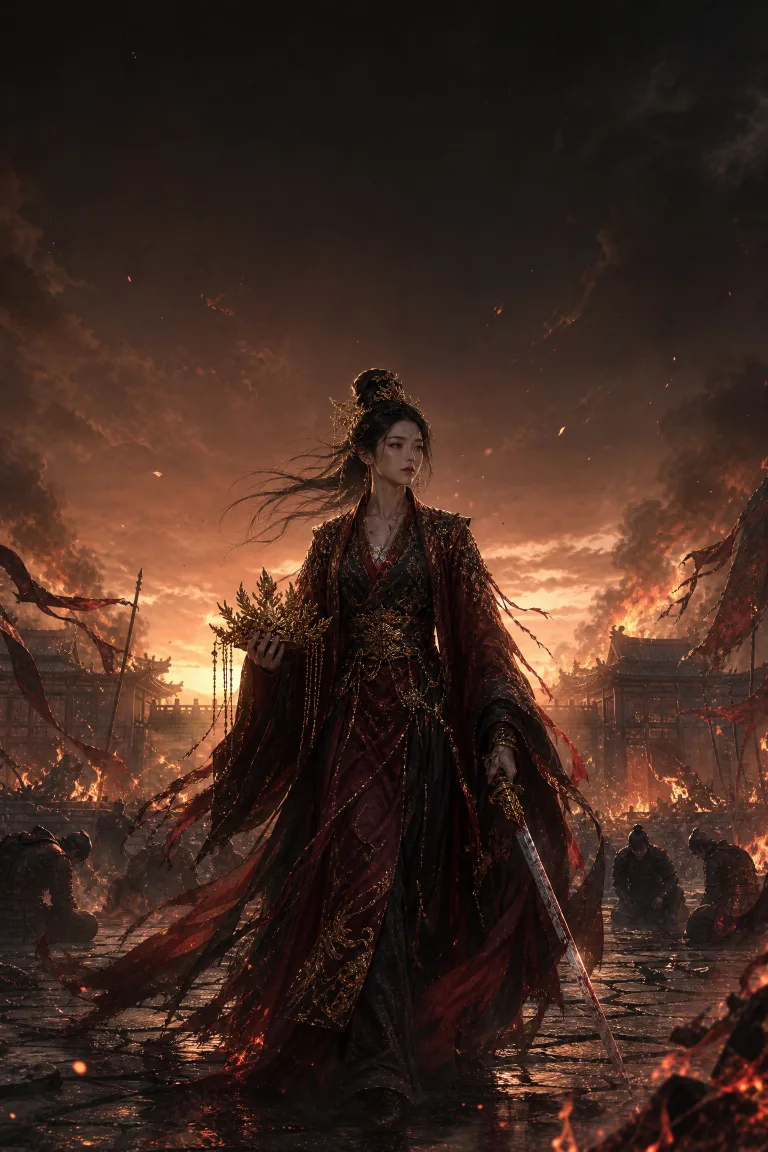
#> input picture dtt-webp-transfer/ALgsRcvAWSjAFeje-768x1152.webp, 768 x 1152 px
$ python cover_overlay_modern_card.py --input dtt-webp-transfer/ALgsRcvAWSjAFeje-768x1152.webp --output out.png --line1 dtt-webp-transfer/BKyNtlsZPSKnfTkR-768x1152.webp --line2 dtt-webp-transfer/BKyNtlsZPSKnfTkR-768x1152.webp --line3 dtt-webp-transfer/BKyNtlsZPSKnfTkR-768x1152.webp
#> lines starting #> are read from the running program, lines starting #| are printed output that depends on the picture
#!/usr/bin/env python3
# -*- coding: utf-8 -*-
"""
cover_overlay_modern_card.py — Modern Card Overlay Engine for doctieuthuyet.com
=================================================================================
Tạo ảnh bìa theo phong cách Card Hiện Đại giống Fanqie/TikTok:
- Không viền, tràn viền hoàn toàn (Full-bleed).
- Gradient tối mờ ở đỉnh và đáy để hiển thị text rõ nét.
- 3 dòng tiêu đề cực lớn, căn giữa ở nửa trên, màu sắc tương phản cao (Cyan, Red, Yellow, White).
- Đổ bóng chữ (Drop Shadow) và stroke đen cực dày để tạo độ nổi bật.
- Không có số chương (Ch.5 pill badge) như yêu cầu của khách hàng.
- Góc dưới bên trái: Biểu tượng con mắt + Lượt xem (ví dụ: 👁 53.4K)
- Góc dưới bên phải: Biểu tượng đồng hồ + Thời gian cập nhật (ví dụ: 🕒 2 giờ trước)
"""

import os
import sys
import argparse
from PIL import Image, ImageDraw, ImageFont, ImageFilter

CANVAS_SIZE = 2000

# ─── COLOR PALETTE ────────────────────────────────────────────────────────────
COLORS = {
    "white": (255, 255, 255, 255),
    "cyan": (0, 210, 255, 255),
    "red": (255, 40, 60, 255),
    "yellow": (255, 210, 0, 255),
    "black": (0, 0, 0, 255),
    "light_gray": (220, 220, 220, 255)
}

FONT_PATHS_BOLD = [
    "/System/Library/Fonts/Supplemental/Arial Bold.ttf",
    "/Library/Fonts/Arial Bold.ttf",
    "/System/Library/Fonts/HelveticaNeue.ttc",
    "/System/Library/Fonts/SFNS.ttf",
]

def load_bold_font(size):
    for p in FONT_PATHS_BOLD:
        if os.path.exists(p):
            try:
                return ImageFont.truetype(p, size=size)
            except Exception:
                continue
    return ImageFont.load_default()

def text_width(font, text):
    bbox = font.getbbox(text)
    return bbox[2] - bbox[0]

def text_height(font, text):
    bbox = font.getbbox(text)
    return bbox[3] - bbox[1]

# ─── GRADIENT OVERLAYS ────────────────────────────────────────────────────────
def apply_vertical_gradient(img: Image.Image, start_y: int, end_y: int, start_alpha: int, end_alpha: int) -> Image.Image:
    """Áp dụng lớp phủ gradient đen từ mờ sang trong suốt (hoặc ngược lại)"""
    gradient = Image.new("RGBA", (CANVAS_SIZE, CANVAS_SIZE), (0, 0, 0, 0))
    draw = ImageDraw.Draw(gradient)

    y_min = min(start_y, end_y)
    y_max = max(start_y, end_y)
    height = y_max - y_min

    for y in range(y_min, y_max):
        # Tính tỷ lệ phần trăm
        if start_y < end_y:
            t = (y - y_min) / height
        else:
            t = (y_max - y) / height

        alpha = int(start_alpha + (end_alpha - start_alpha) * t)
        draw.rectangle([(0, y), (CANVAS_SIZE, y + 1)], fill=(0, 0, 0, alpha))

    return Image.alpha_composite(img, gradient)

# ─── RENDER TEXT WITH ADVANCED DROP SHADOW & CRISP STROKE ─────────────────────
def draw_text_line(img: Image.Image, text: str, font, y: int, color, stroke_width=12) -> Image.Image:
    # 1. Tạo lớp bóng đổ nhòe (Blurred Drop Shadow) để chữ cực kỳ nổi
    shadow_layer = Image.new("RGBA", (CANVAS_SIZE, CANVAS_SIZE), (0, 0, 0, 0))
    sd = ImageDraw.Draw(shadow_layer)

    w = text_width(font, text)
    x = (CANVAS_SIZE - w) // 2

    # Vẽ stroke đen bóng dày
    for off in range(stroke_width * 2, 0, -2):
        a = int(220 * (1 - off / (stroke_width * 2)))
        sd.text((x + 6, y + 10), text, font=font, fill=(0, 0, 0, a),
                stroke_width=off, stroke_fill=(0, 0, 0, a))

    # Làm nhòe lớp bóng đổ
    shadow_layer = shadow_layer.filter(ImageFilter.GaussianBlur(radius=8))
    img = Image.alpha_composite(img, shadow_layer)

    # 2. Vẽ chữ thật kèm viền sắc nét đè lên trên
    d = ImageDraw.Draw(img)
    d.text((x, y), text, font=font, fill=color, stroke_width=stroke_width, stroke_fill=(0, 0, 0, 255))

    return img

def main():
    parser = argparse.ArgumentParser(description="Create modern TikTok/Fanqie style book cover overlay")
    parser.add_argument("--input", required=True, help="Input base image path")
    parser.add_argument("--output", required=True, help="Output image path")

    parser.add_argument("--line1", required=True, help="Line 1 text")
    parser.add_argument("--color1", default="white", choices=COLORS.keys(), help="Color of line 1")

    parser.add_argument("--line2", required=True, help="Line 2 text")
    parser.add_argument("--color2", default="red", choices=COLORS.keys(), help="Color of line 2")

    parser.add_argument("--line3", required=True, help="Line 3 text")
    parser.add_argument("--color3", default="yellow", choices=COLORS.keys(), help="Color of line 3")

    args = parser.parse_args()

    if not os.path.exists(args.input):
        print(f"❌ Input file not found: {args.input}")
        sys.exit(1)

    print(f"🎨 Processing modern card cover from: {args.input}")

    # Mở ảnh gốc và chỉnh cỡ chuẩn
    img = Image.open(args.input).convert("RGBA")
    img = img.resize((CANVAS_SIZE, CANVAS_SIZE), Image.Resampling.LANCZOS)
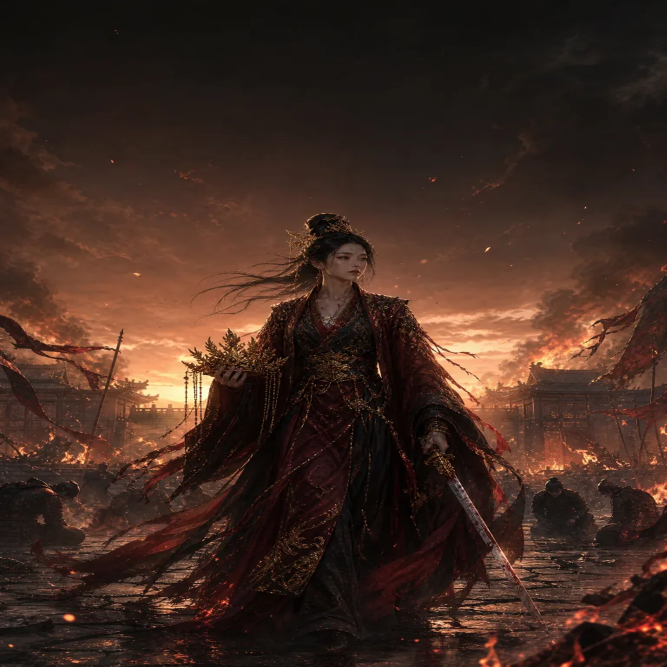
#> img: PIL image 2000x2000 RGBA (shown at 1/3 size); mean R, G, B, A 65.7, 42.5, 32.8, 255

    # 1. Áp dụng Gradient mờ tối ở Đỉnh (Top) và Đáy (Bottom)
    print("🌑 Applying premium gradient shadows...")
    img = apply_vertical_gradient(img, start_y=0, end_y=750, start_alpha=200, end_alpha=0)
#> in apply_vertical_gradient, `gradient = Image.new("RGBA", (CANVAS_SIZE, CANVAS_SIZE), (0, 0, 0, 0))`: gradient: PIL image 2000x2000 RGBA; every value is 0
    img = apply_vertical_gradient(img, start_y=2000, end_y=1700, start_alpha=80, end_alpha=0) # Rất dịu để giữ độ sáng bottom

    # 2. Chuẩn bị font tiêu đề cực lớn
    font_size = 145
    title_font = load_bold_font(font_size)

    # Điều chỉnh cỡ chữ tự động nếu quá dài để không bị tràn lề
    max_w = 1400
    for line in [args.line1, args.line2, args.line3]:
        while text_width(title_font, line.upper()) > max_w and font_size > 65:
            font_size -= 5
            title_font = load_bold_font(font_size)

    print(f"📐 Chosen Title Font Size: {font_size}px")

    # 3. Vẽ 3 dòng tiêu đề
    y_start = 120
    y_spacing = int(font_size * 1.15)

    img = draw_text_line(img, args.line1.upper(), title_font, y_start, COLORS[args.color1])
#> in draw_text_line, `shadow_layer = shadow_layer.filter(ImageFilter.GaussianBlur(radius=8))`:
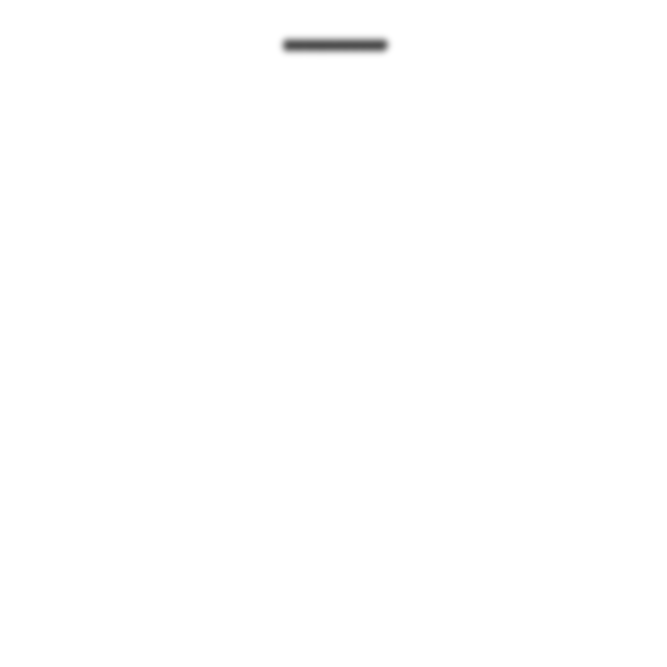
#> shadow_layer: PIL image 2000x2000 RGBA (shown at 1/3 size); mean R, G, B, A 0, 0, 0, 0.5; transparent parts drawn white
    img = draw_text_line(img, args.line2.upper(), title_font, y_start + y_spacing, COLORS[args.color2])
    img = draw_text_line(img, args.line3.upper(), title_font, y_start + y_spacing * 2, COLORS[args.color3])

    # 4. Lưu ảnh dạng chất lượng cao (Không vẽ con mắt hay đồng hồ ở dưới)
    out = img.convert("RGB")
    out.save(args.output, "PNG", quality=95)
    print(f"✅ Premium Card Cover Saved successfully: {args.output}")

if __name__ == "__main__":
    main()

$ run again, on dtt-webp-transfer/BdEtAZixDlTRsLBQ-768x1152.webp
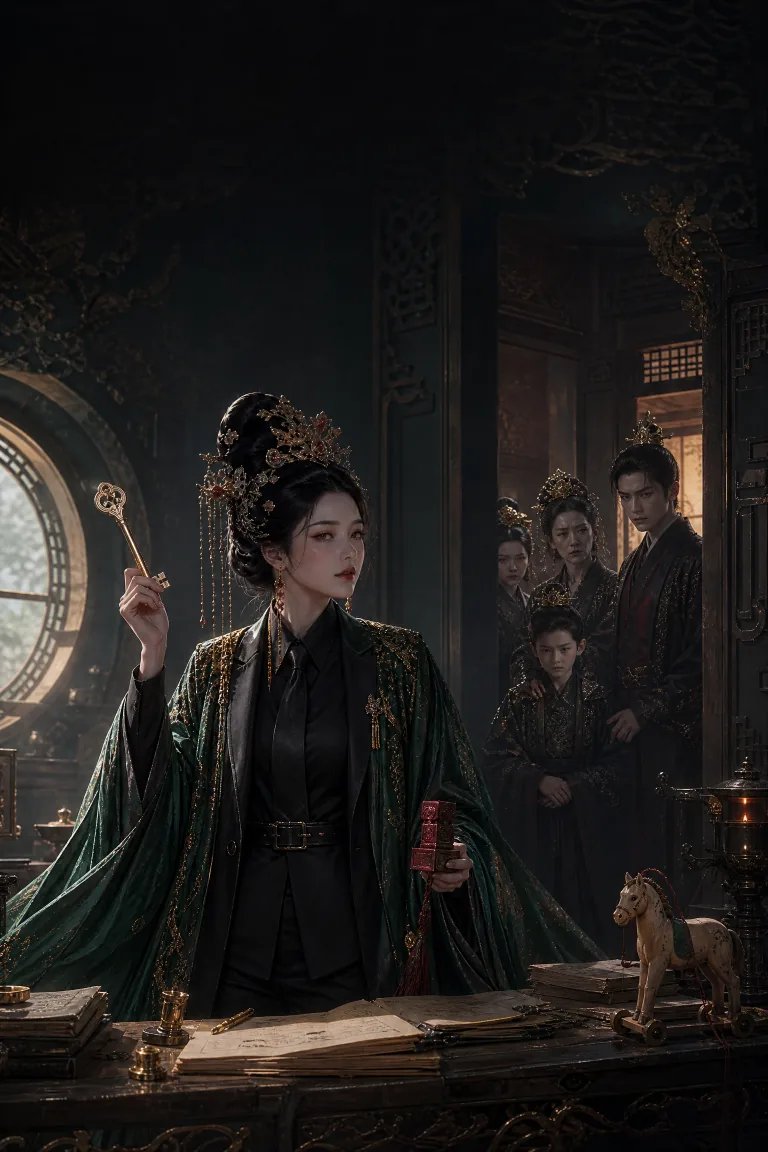
#> input picture dtt-webp-transfer/BdEtAZixDlTRsLBQ-768x1152.webp, 768 x 1152 px
#> in main, `img = img.resize((CANVAS_SIZE, CANVAS_SIZE), Image.Resampling.LANCZOS)`:
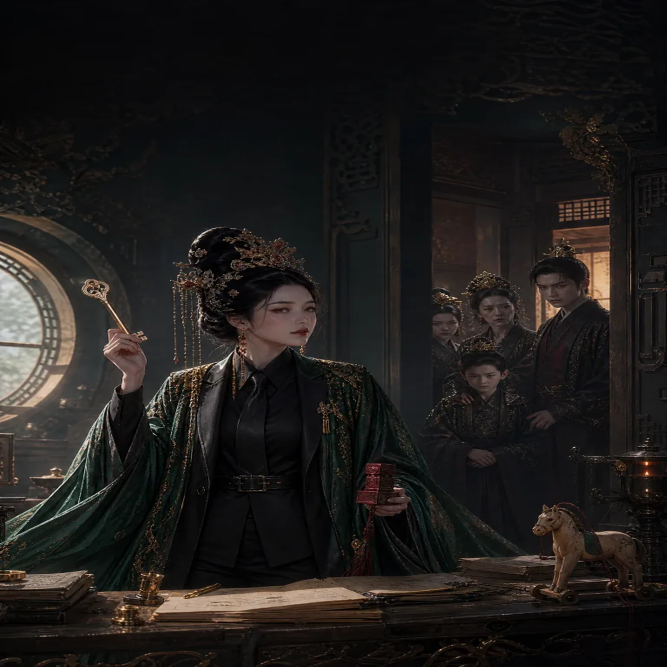
#> img: PIL image 2000x2000 RGBA (shown at 1/3 size); mean R, G, B, A 31.3, 28.7, 26.9, 255
#> gradient: PIL image 2000x2000 RGBA; every value is 0

$ run again, on dtt-webp-transfer/IsnbJgOUdmjMGLxg-768x1152.webp
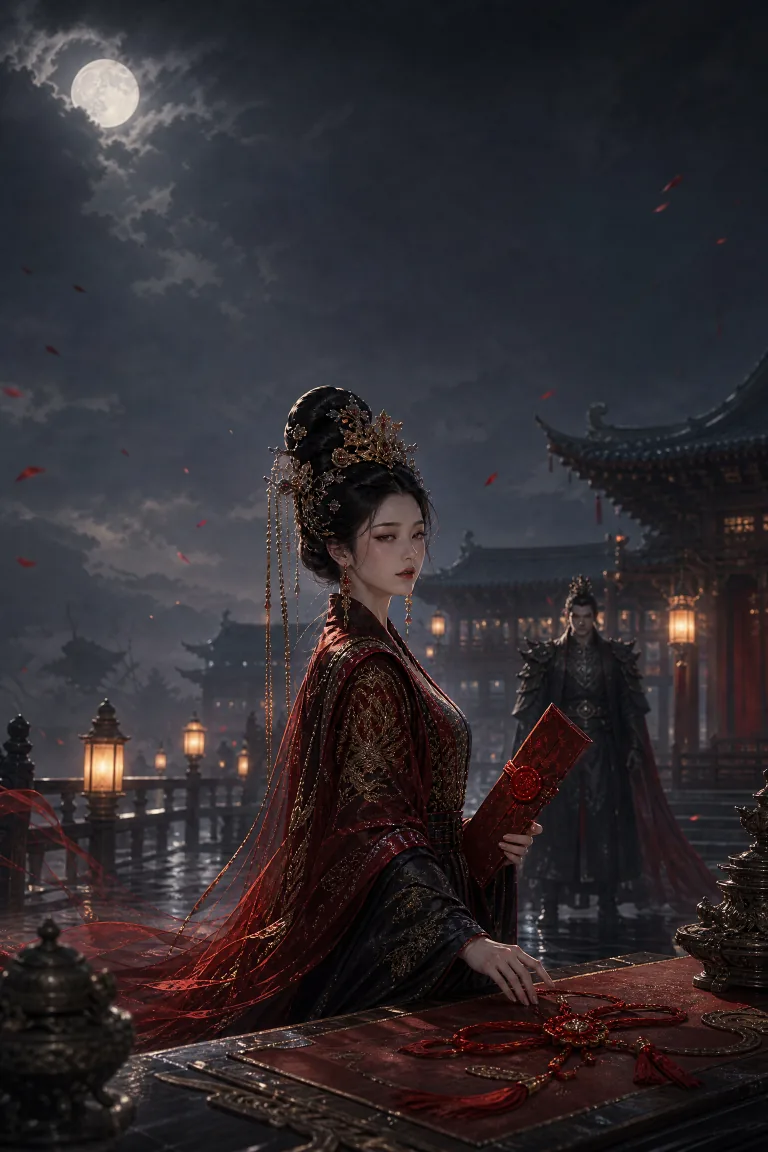
#> input picture dtt-webp-transfer/IsnbJgOUdmjMGLxg-768x1152.webp, 768 x 1152 px
#> in main, `img = img.resize((CANVAS_SIZE, CANVAS_SIZE), Image.Resampling.LANCZOS)`:
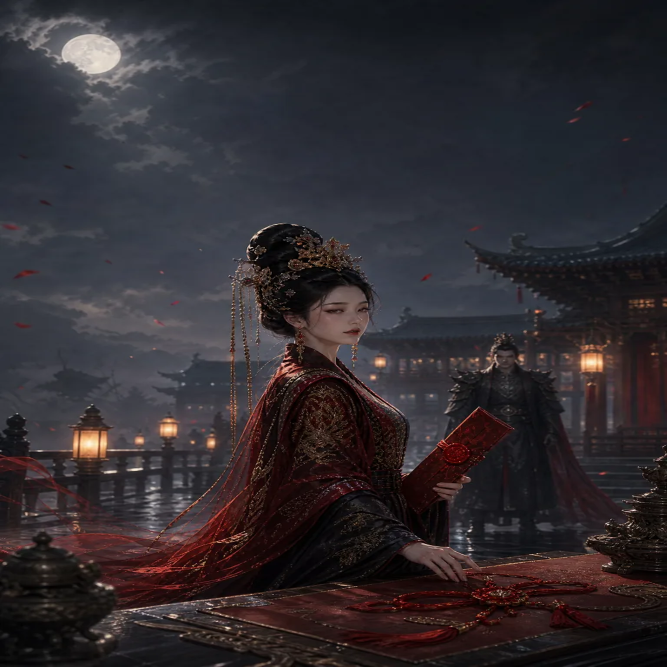
#> img: PIL image 2000x2000 RGBA (shown at 1/3 size); mean R, G, B, A 48.8, 43.5, 47.7, 255
#> gradient: PIL image 2000x2000 RGBA; every value is 0
#> in apply_vertical_gradient, `return Image.alpha_composite(img, gradient)`:
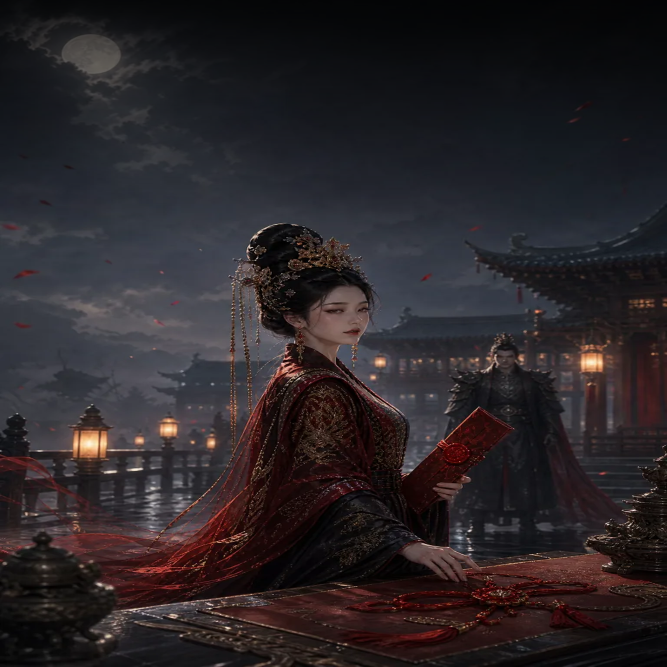
#> returned value: PIL image 2000x2000 RGBA (shown at 1/3 size); mean R, G, B, A 42.6, 36.9, 40, 255

$ run again, on dtt-webp-transfer/JFAgCbfoVoMjWuBQ-768x1152.webp
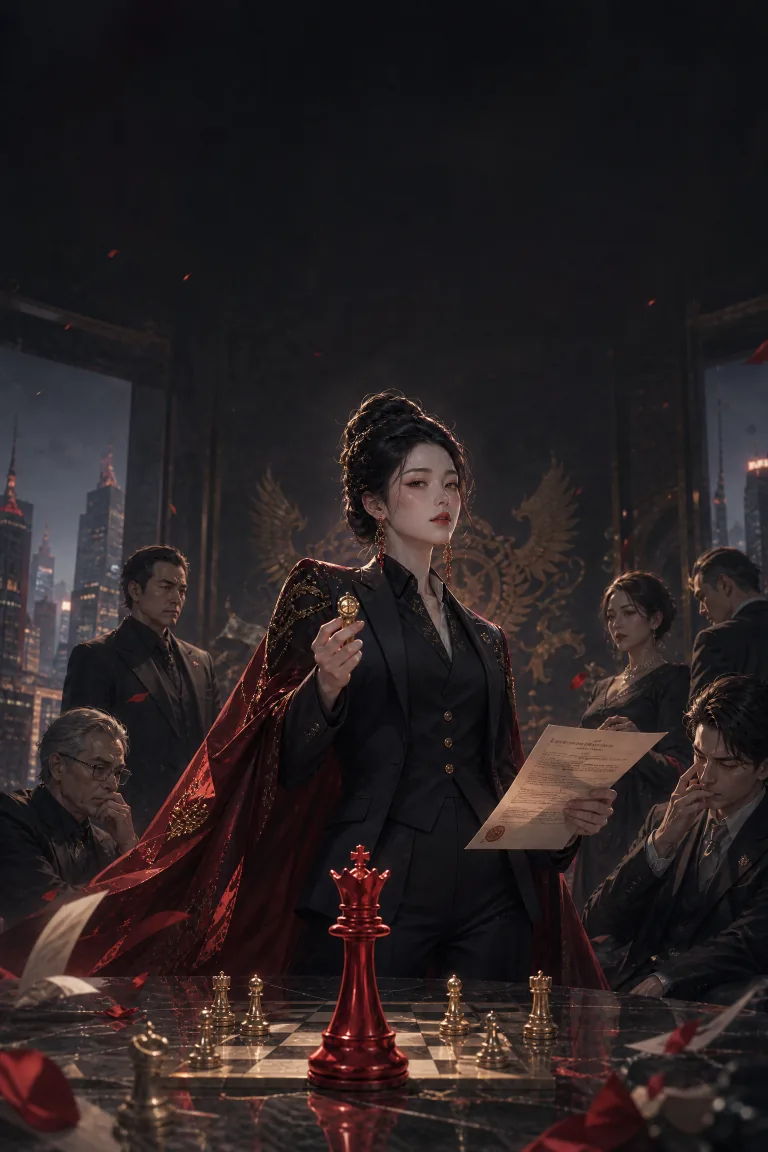
#> input picture dtt-webp-transfer/JFAgCbfoVoMjWuBQ-768x1152.webp, 768 x 1152 px
#> in main, `img = img.resize((CANVAS_SIZE, CANVAS_SIZE), Image.Resampling.LANCZOS)`:
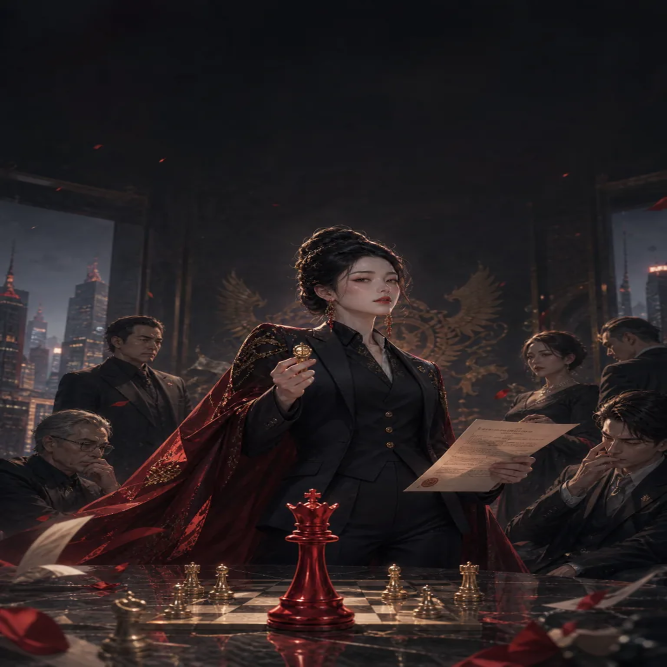
#> img: PIL image 2000x2000 RGBA (shown at 1/3 size); mean R, G, B, A 41.1, 33.1, 34.2, 255
#> gradient: PIL image 2000x2000 RGBA; every value is 0
